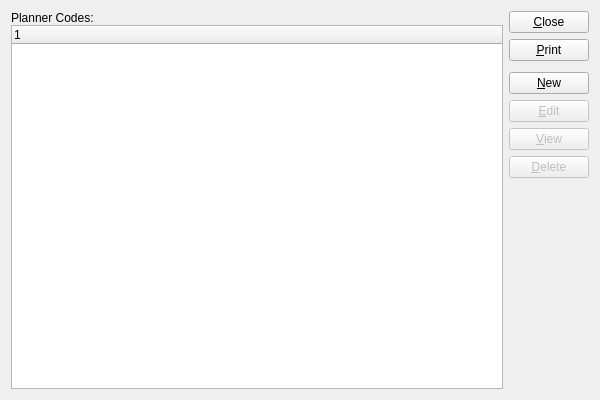
<?xml version="1.0" encoding="UTF-8"?>
<ui version="4.0">
 <comment>This file is part of the xTuple ERP: PostBooks Edition, a free and
open source Enterprise Resource Planning software suite,
Copyright (c) 1999-2010 by OpenMFG LLC, d/b/a xTuple.
It is licensed to you under the Common Public Attribution License
version 1.0, the full text of which (including xTuple-specific Exhibits)
is available at www.xtuple.com/CPAL.  By using this software, you agree
to be bound by its terms.</comment>
 <class>plannerCodes</class>
 <widget class="QWidget" name="plannerCodes">
  <property name="geometry">
   <rect>
    <x>0</x>
    <y>0</y>
    <width>600</width>
    <height>400</height>
   </rect>
  </property>
  <property name="windowTitle">
   <string>List Planner Codes</string>
  </property>
  <layout class="QGridLayout" name="gridLayout">
   <item row="0" column="0">
    <layout class="QVBoxLayout">
     <property name="spacing">
      <number>0</number>
     </property>
     <item>
      <widget class="QLabel" name="_plannerCodeLit">
       <property name="text">
        <string>Planner Codes:</string>
       </property>
      </widget>
     </item>
     <item>
      <widget class="XTreeWidget" name="_plancode"/>
     </item>
    </layout>
   </item>
   <item row="0" column="1">
    <layout class="QVBoxLayout" name="verticalLayout">
     <item>
      <widget class="QPushButton" name="_close">
       <property name="text">
        <string>&amp;Close</string>
       </property>
      </widget>
     </item>
     <item>
      <widget class="QPushButton" name="_print">
       <property name="text">
        <string>&amp;Print</string>
       </property>
      </widget>
     </item>
     <item>
      <spacer name="verticalSpacer">
       <property name="orientation">
        <enum>Qt::Vertical</enum>
       </property>
       <property name="sizeType">
        <enum>QSizePolicy::Preferred</enum>
       </property>
       <property name="sizeHint" stdset="0">
        <size>
         <width>20</width>
         <height>5</height>
        </size>
       </property>
      </spacer>
     </item>
     <item>
      <widget class="QPushButton" name="_new">
       <property name="text">
        <string>&amp;New</string>
       </property>
      </widget>
     </item>
     <item>
      <widget class="QPushButton" name="_edit">
       <property name="enabled">
        <bool>false</bool>
       </property>
       <property name="text">
        <string>&amp;Edit</string>
       </property>
      </widget>
     </item>
     <item>
      <widget class="QPushButton" name="_view">
       <property name="enabled">
        <bool>false</bool>
       </property>
       <property name="text">
        <string>&amp;View</string>
       </property>
      </widget>
     </item>
     <item>
      <widget class="QPushButton" name="_delete">
       <property name="enabled">
        <bool>false</bool>
       </property>
       <property name="text">
        <string>&amp;Delete</string>
       </property>
      </widget>
     </item>
     <item>
      <spacer name="Spacer34">
       <property name="orientation">
        <enum>Qt::Vertical</enum>
       </property>
       <property name="sizeType">
        <enum>QSizePolicy::Expanding</enum>
       </property>
       <property name="sizeHint" stdset="0">
        <size>
         <width>20</width>
         <height>0</height>
        </size>
       </property>
      </spacer>
     </item>
    </layout>
   </item>
  </layout>
 </widget>
 <layoutdefault spacing="6" margin="11"/>
 <pixmapfunction>qPixmapFromMimeSource</pixmapfunction>
 <customwidgets>
  <customwidget>
   <class>XTreeWidget</class>
   <extends>QTreeWidget</extends>
   <header>xtreewidget.h</header>
   <container>1</container>
  </customwidget>
 </customwidgets>
 <tabstops>
  <tabstop>_plancode</tabstop>
  <tabstop>_new</tabstop>
  <tabstop>_edit</tabstop>
  <tabstop>_view</tabstop>
  <tabstop>_delete</tabstop>
  <tabstop>_print</tabstop>
  <tabstop>_close</tabstop>
 </tabstops>
 <resources/>
 <connections>
  <connection>
   <sender>_plancode</sender>
   <signal>valid(bool)</signal>
   <receiver>_view</receiver>
   <slot>setEnabled(bool)</slot>
   <hints>
    <hint type="sourcelabel">
     <x>20</x>
     <y>20</y>
    </hint>
    <hint type="destinationlabel">
     <x>20</x>
     <y>20</y>
    </hint>
   </hints>
  </connection>
  <connection>
   <sender>_close</sender>
   <signal>clicked()</signal>
   <receiver>plannerCodes</receiver>
   <slot>close()</slot>
   <hints>
    <hint type="sourcelabel">
     <x>20</x>
     <y>20</y>
    </hint>
    <hint type="destinationlabel">
     <x>20</x>
     <y>20</y>
    </hint>
   </hints>
  </connection>
 </connections>
</ui>
